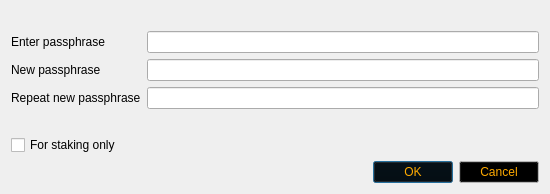
<?xml version="1.0" encoding="UTF-8"?>
<ui version="4.0">
 <class>AskPassphraseDialog</class>
 <widget class="QDialog" name="AskPassphraseDialog">
  <property name="geometry">
   <rect>
    <x>0</x>
    <y>0</y>
    <width>550</width>
    <height>189</height>
   </rect>
  </property>
  <property name="sizePolicy">
   <sizepolicy hsizetype="Preferred" vsizetype="Minimum">
    <horstretch>0</horstretch>
    <verstretch>0</verstretch>
   </sizepolicy>
  </property>
  <property name="minimumSize">
   <size>
    <width>550</width>
    <height>0</height>
   </size>
  </property>
  <property name="windowTitle">
   <string>Passphrase Dialog</string>
  </property>
  <layout class="QGridLayout" name="gridLayout">
   <item row="0" column="0">
    <widget class="QLabel" name="warningLabel">
     <property name="textFormat">
      <enum>Qt::RichText</enum>
     </property>
     <property name="wordWrap">
      <bool>true</bool>
     </property>
    </widget>
   </item>
   <item row="1" column="0">
    <layout class="QFormLayout" name="formLayout">
     <property name="fieldGrowthPolicy">
      <enum>QFormLayout::AllNonFixedFieldsGrow</enum>
     </property>
     <item row="0" column="0">
      <widget class="QLabel" name="passLabel1">
       <property name="text">
        <string>Enter passphrase</string>
       </property>
      </widget>
     </item>
     <item row="0" column="1">
      <widget class="QLineEdit" name="passEdit1">
       <property name="echoMode">
        <enum>QLineEdit::Password</enum>
       </property>
      </widget>
     </item>
     <item row="1" column="0">
      <widget class="QLabel" name="passLabel2">
       <property name="text">
        <string>New passphrase</string>
       </property>
      </widget>
     </item>
     <item row="1" column="1">
      <widget class="QLineEdit" name="passEdit2">
       <property name="echoMode">
        <enum>QLineEdit::Password</enum>
       </property>
      </widget>
     </item>
     <item row="2" column="0">
      <widget class="QLabel" name="passLabel3">
       <property name="styleSheet">
        <string notr="true"/>
       </property>
       <property name="text">
        <string>Repeat new passphrase</string>
       </property>
      </widget>
     </item>
     <item row="2" column="1">
      <widget class="QLineEdit" name="passEdit3">
       <property name="styleSheet">
        <string notr="true"/>
       </property>
       <property name="echoMode">
        <enum>QLineEdit::Password</enum>
       </property>
      </widget>
     </item>
     <item row="3" column="1">
      <widget class="QLabel" name="capsLabel">
       <property name="text">
        <string/>
       </property>
       <property name="alignment">
        <set>Qt::AlignCenter</set>
       </property>
      </widget>
     </item>
     <item row="4" column="0">
      <widget class="QCheckBox" name="mintingCheckBox">
       <property name="enabled">
        <bool>true</bool>
       </property>
       <property name="visible">
        <bool>false</bool>
       </property>
       <property name="toolTip">
        <string>Serves to disable trivial use of sendmoney when the OS account is compromised. Provides no real security.</string>
       </property>
       <property name="text">
        <string>For staking only</string>
       </property>
      </widget>
     </item>
    </layout>
   </item>
   <item row="2" column="0">
    <widget class="QDialogButtonBox" name="buttonBox">
     <property name="palette">
      <palette>
       <active>
        <colorrole role="WindowText">
         <brush brushstyle="SolidPattern">
          <color alpha="255">
           <red>255</red>
           <green>170</green>
           <blue>0</blue>
          </color>
         </brush>
        </colorrole>
        <colorrole role="Button">
         <brush brushstyle="SolidPattern">
          <color alpha="255">
           <red>0</red>
           <green>0</green>
           <blue>0</blue>
          </color>
         </brush>
        </colorrole>
        <colorrole role="Light">
         <brush brushstyle="SolidPattern">
          <color alpha="255">
           <red>255</red>
           <green>255</green>
           <blue>255</blue>
          </color>
         </brush>
        </colorrole>
        <colorrole role="Midlight">
         <brush brushstyle="SolidPattern">
          <color alpha="255">
           <red>255</red>
           <green>255</green>
           <blue>255</blue>
          </color>
         </brush>
        </colorrole>
        <colorrole role="Dark">
         <brush brushstyle="SolidPattern">
          <color alpha="255">
           <red>255</red>
           <green>255</green>
           <blue>255</blue>
          </color>
         </brush>
        </colorrole>
        <colorrole role="Mid">
         <brush brushstyle="SolidPattern">
          <color alpha="255">
           <red>255</red>
           <green>255</green>
           <blue>255</blue>
          </color>
         </brush>
        </colorrole>
        <colorrole role="Text">
         <brush brushstyle="SolidPattern">
          <color alpha="255">
           <red>255</red>
           <green>170</green>
           <blue>0</blue>
          </color>
         </brush>
        </colorrole>
        <colorrole role="BrightText">
         <brush brushstyle="SolidPattern">
          <color alpha="255">
           <red>255</red>
           <green>255</green>
           <blue>255</blue>
          </color>
         </brush>
        </colorrole>
        <colorrole role="ButtonText">
         <brush brushstyle="SolidPattern">
          <color alpha="255">
           <red>255</red>
           <green>170</green>
           <blue>0</blue>
          </color>
         </brush>
        </colorrole>
        <colorrole role="Base">
         <brush brushstyle="SolidPattern">
          <color alpha="255">
           <red>0</red>
           <green>0</green>
           <blue>0</blue>
          </color>
         </brush>
        </colorrole>
        <colorrole role="Window">
         <brush brushstyle="SolidPattern">
          <color alpha="255">
           <red>255</red>
           <green>255</green>
           <blue>255</blue>
          </color>
         </brush>
        </colorrole>
        <colorrole role="Shadow">
         <brush brushstyle="SolidPattern">
          <color alpha="255">
           <red>255</red>
           <green>255</green>
           <blue>255</blue>
          </color>
         </brush>
        </colorrole>
        <colorrole role="AlternateBase">
         <brush brushstyle="SolidPattern">
          <color alpha="255">
           <red>0</red>
           <green>0</green>
           <blue>0</blue>
          </color>
         </brush>
        </colorrole>
        <colorrole role="ToolTipBase">
         <brush brushstyle="SolidPattern">
          <color alpha="255">
           <red>0</red>
           <green>0</green>
           <blue>0</blue>
          </color>
         </brush>
        </colorrole>
        <colorrole role="ToolTipText">
         <brush brushstyle="SolidPattern">
          <color alpha="255">
           <red>255</red>
           <green>170</green>
           <blue>0</blue>
          </color>
         </brush>
        </colorrole>
       </active>
       <inactive>
        <colorrole role="WindowText">
         <brush brushstyle="SolidPattern">
          <color alpha="255">
           <red>255</red>
           <green>170</green>
           <blue>0</blue>
          </color>
         </brush>
        </colorrole>
        <colorrole role="Button">
         <brush brushstyle="SolidPattern">
          <color alpha="255">
           <red>0</red>
           <green>0</green>
           <blue>0</blue>
          </color>
         </brush>
        </colorrole>
        <colorrole role="Light">
         <brush brushstyle="SolidPattern">
          <color alpha="255">
           <red>255</red>
           <green>255</green>
           <blue>255</blue>
          </color>
         </brush>
        </colorrole>
        <colorrole role="Midlight">
         <brush brushstyle="SolidPattern">
          <color alpha="255">
           <red>255</red>
           <green>255</green>
           <blue>255</blue>
          </color>
         </brush>
        </colorrole>
        <colorrole role="Dark">
         <brush brushstyle="SolidPattern">
          <color alpha="255">
           <red>255</red>
           <green>255</green>
           <blue>255</blue>
          </color>
         </brush>
        </colorrole>
        <colorrole role="Mid">
         <brush brushstyle="SolidPattern">
          <color alpha="255">
           <red>255</red>
           <green>255</green>
           <blue>255</blue>
          </color>
         </brush>
        </colorrole>
        <colorrole role="Text">
         <brush brushstyle="SolidPattern">
          <color alpha="255">
           <red>255</red>
           <green>170</green>
           <blue>0</blue>
          </color>
         </brush>
        </colorrole>
        <colorrole role="BrightText">
         <brush brushstyle="SolidPattern">
          <color alpha="255">
           <red>255</red>
           <green>255</green>
           <blue>255</blue>
          </color>
         </brush>
        </colorrole>
        <colorrole role="ButtonText">
         <brush brushstyle="SolidPattern">
          <color alpha="255">
           <red>255</red>
           <green>170</green>
           <blue>0</blue>
          </color>
         </brush>
        </colorrole>
        <colorrole role="Base">
         <brush brushstyle="SolidPattern">
          <color alpha="255">
           <red>0</red>
           <green>0</green>
           <blue>0</blue>
          </color>
         </brush>
        </colorrole>
        <colorrole role="Window">
         <brush brushstyle="SolidPattern">
          <color alpha="255">
           <red>255</red>
           <green>255</green>
           <blue>255</blue>
          </color>
         </brush>
        </colorrole>
        <colorrole role="Shadow">
         <brush brushstyle="SolidPattern">
          <color alpha="255">
           <red>255</red>
           <green>255</green>
           <blue>255</blue>
          </color>
         </brush>
        </colorrole>
        <colorrole role="AlternateBase">
         <brush brushstyle="SolidPattern">
          <color alpha="255">
           <red>0</red>
           <green>0</green>
           <blue>0</blue>
          </color>
         </brush>
        </colorrole>
        <colorrole role="ToolTipBase">
         <brush brushstyle="SolidPattern">
          <color alpha="255">
           <red>0</red>
           <green>0</green>
           <blue>0</blue>
          </color>
         </brush>
        </colorrole>
        <colorrole role="ToolTipText">
         <brush brushstyle="SolidPattern">
          <color alpha="255">
           <red>255</red>
           <green>170</green>
           <blue>0</blue>
          </color>
         </brush>
        </colorrole>
       </inactive>
       <disabled>
        <colorrole role="WindowText">
         <brush brushstyle="SolidPattern">
          <color alpha="255">
           <red>255</red>
           <green>255</green>
           <blue>255</blue>
          </color>
         </brush>
        </colorrole>
        <colorrole role="Button">
         <brush brushstyle="SolidPattern">
          <color alpha="255">
           <red>0</red>
           <green>0</green>
           <blue>0</blue>
          </color>
         </brush>
        </colorrole>
        <colorrole role="Light">
         <brush brushstyle="SolidPattern">
          <color alpha="255">
           <red>255</red>
           <green>255</green>
           <blue>255</blue>
          </color>
         </brush>
        </colorrole>
        <colorrole role="Midlight">
         <brush brushstyle="SolidPattern">
          <color alpha="255">
           <red>255</red>
           <green>255</green>
           <blue>255</blue>
          </color>
         </brush>
        </colorrole>
        <colorrole role="Dark">
         <brush brushstyle="SolidPattern">
          <color alpha="255">
           <red>255</red>
           <green>255</green>
           <blue>255</blue>
          </color>
         </brush>
        </colorrole>
        <colorrole role="Mid">
         <brush brushstyle="SolidPattern">
          <color alpha="255">
           <red>255</red>
           <green>255</green>
           <blue>255</blue>
          </color>
         </brush>
        </colorrole>
        <colorrole role="Text">
         <brush brushstyle="SolidPattern">
          <color alpha="255">
           <red>255</red>
           <green>255</green>
           <blue>255</blue>
          </color>
         </brush>
        </colorrole>
        <colorrole role="BrightText">
         <brush brushstyle="SolidPattern">
          <color alpha="255">
           <red>255</red>
           <green>255</green>
           <blue>255</blue>
          </color>
         </brush>
        </colorrole>
        <colorrole role="ButtonText">
         <brush brushstyle="SolidPattern">
          <color alpha="255">
           <red>255</red>
           <green>255</green>
           <blue>255</blue>
          </color>
         </brush>
        </colorrole>
        <colorrole role="Base">
         <brush brushstyle="SolidPattern">
          <color alpha="255">
           <red>255</red>
           <green>255</green>
           <blue>255</blue>
          </color>
         </brush>
        </colorrole>
        <colorrole role="Window">
         <brush brushstyle="SolidPattern">
          <color alpha="255">
           <red>255</red>
           <green>255</green>
           <blue>255</blue>
          </color>
         </brush>
        </colorrole>
        <colorrole role="Shadow">
         <brush brushstyle="SolidPattern">
          <color alpha="255">
           <red>255</red>
           <green>255</green>
           <blue>255</blue>
          </color>
         </brush>
        </colorrole>
        <colorrole role="AlternateBase">
         <brush brushstyle="SolidPattern">
          <color alpha="255">
           <red>0</red>
           <green>0</green>
           <blue>0</blue>
          </color>
         </brush>
        </colorrole>
        <colorrole role="ToolTipBase">
         <brush brushstyle="SolidPattern">
          <color alpha="255">
           <red>0</red>
           <green>0</green>
           <blue>0</blue>
          </color>
         </brush>
        </colorrole>
        <colorrole role="ToolTipText">
         <brush brushstyle="SolidPattern">
          <color alpha="255">
           <red>255</red>
           <green>170</green>
           <blue>0</blue>
          </color>
         </brush>
        </colorrole>
       </disabled>
      </palette>
     </property>
     <property name="styleSheet">
      <string notr="true"/>
     </property>
     <property name="orientation">
      <enum>Qt::Horizontal</enum>
     </property>
     <property name="standardButtons">
      <set>QDialogButtonBox::Cancel|QDialogButtonBox::Ok</set>
     </property>
    </widget>
   </item>
  </layout>
 </widget>
 <resources/>
 <connections>
  <connection>
   <sender>buttonBox</sender>
   <signal>accepted()</signal>
   <receiver>AskPassphraseDialog</receiver>
   <slot>accept()</slot>
   <hints>
    <hint type="sourcelabel">
     <x>248</x>
     <y>254</y>
    </hint>
    <hint type="destinationlabel">
     <x>157</x>
     <y>274</y>
    </hint>
   </hints>
  </connection>
  <connection>
   <sender>buttonBox</sender>
   <signal>rejected()</signal>
   <receiver>AskPassphraseDialog</receiver>
   <slot>reject()</slot>
   <hints>
    <hint type="sourcelabel">
     <x>316</x>
     <y>260</y>
    </hint>
    <hint type="destinationlabel">
     <x>286</x>
     <y>274</y>
    </hint>
   </hints>
  </connection>
 </connections>
</ui>
